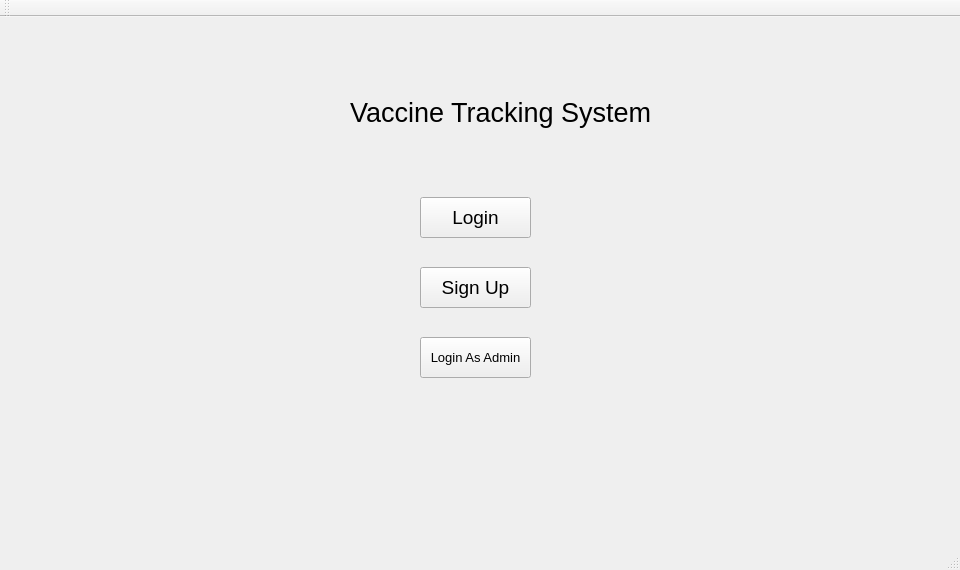
<?xml version="1.0" encoding="UTF-8"?>
<ui version="4.0">
 <class>InitialClass</class>
 <widget class="QMainWindow" name="InitialClass">
  <property name="geometry">
   <rect>
    <x>0</x>
    <y>0</y>
    <width>960</width>
    <height>570</height>
   </rect>
  </property>
  <property name="minimumSize">
   <size>
    <width>960</width>
    <height>570</height>
   </size>
  </property>
  <property name="maximumSize">
   <size>
    <width>960</width>
    <height>570</height>
   </size>
  </property>
  <property name="windowTitle">
   <string>Initial</string>
  </property>
  <widget class="QWidget" name="centralWidget">
   <property name="sizePolicy">
    <sizepolicy hsizetype="Preferred" vsizetype="Preferred">
     <horstretch>0</horstretch>
     <verstretch>0</verstretch>
    </sizepolicy>
   </property>
   <property name="layoutDirection">
    <enum>Qt::LeftToRight</enum>
   </property>
   <property name="autoFillBackground">
    <bool>false</bool>
   </property>
   <widget class="QLabel" name="label">
    <property name="geometry">
     <rect>
      <x>350</x>
      <y>70</y>
      <width>311</width>
      <height>51</height>
     </rect>
    </property>
    <property name="font">
     <font>
      <pointsize>20</pointsize>
     </font>
    </property>
    <property name="text">
     <string>Vaccine Tracking System</string>
    </property>
   </widget>
   <widget class="QPushButton" name="login_user">
    <property name="geometry">
     <rect>
      <x>420</x>
      <y>180</y>
      <width>111</width>
      <height>41</height>
     </rect>
    </property>
    <property name="font">
     <font>
      <pointsize>14</pointsize>
     </font>
    </property>
    <property name="text">
     <string>Login</string>
    </property>
   </widget>
   <widget class="QPushButton" name="signup">
    <property name="geometry">
     <rect>
      <x>420</x>
      <y>250</y>
      <width>111</width>
      <height>41</height>
     </rect>
    </property>
    <property name="font">
     <font>
      <pointsize>14</pointsize>
     </font>
    </property>
    <property name="text">
     <string>Sign Up</string>
    </property>
   </widget>
   <widget class="QPushButton" name="login_admin">
    <property name="geometry">
     <rect>
      <x>420</x>
      <y>320</y>
      <width>111</width>
      <height>41</height>
     </rect>
    </property>
    <property name="font">
     <font>
      <pointsize>10</pointsize>
     </font>
    </property>
    <property name="text">
     <string>Login As Admin</string>
    </property>
   </widget>
  </widget>
  <widget class="QMenuBar" name="menuBar">
   <property name="geometry">
    <rect>
     <x>0</x>
     <y>0</y>
     <width>960</width>
     <height>22</height>
    </rect>
   </property>
  </widget>
  <widget class="QToolBar" name="mainToolBar">
   <attribute name="toolBarArea">
    <enum>TopToolBarArea</enum>
   </attribute>
   <attribute name="toolBarBreak">
    <bool>false</bool>
   </attribute>
  </widget>
  <widget class="QStatusBar" name="statusBar"/>
 </widget>
 <layoutdefault spacing="6" margin="11"/>
 <resources>
  <include location="Initial.qrc"/>
 </resources>
 <connections/>
</ui>
